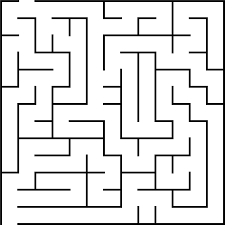
#> input picture img/maze.png, 225 x 225 px
$ python test_maze.py
#> lines starting #> are read from the running program, lines starting #| are printed output that depends on the picture; after the words box and inside, x2 and y2 are one past the last pixel; in counts of white or black regions, pixels touching at a corner belong together
#> further down, test_img is the input picture: shape (225, 225, 3); min 0, max 255, mean 225.5
### maze_solver/maze.py
from maze_solver.helpers import Vertex
import numpy as np
import heapq
import cv2

class Maze:
    def __init__(self, bgr_img, is_augmented=False):
        """
        Args:
            bgr_img (numpy matrix): Img matrix (bgr) read from cv2.imread. Can
                                    be original maze img or augmented with
                                    thick lines.
        """
        self.__img = bgr_img
        self.__is_augmented = is_augmented
        self.__row_size = bgr_img.shape[1]
        self.__col_size = bgr_img.shape[0]

        self.__path = []
        self.__start = ()
        self.__end = ()

        self.__mat = np.full((self.__row_size,self.__col_size), None)


    def get_shortest_path(self, start, end):
        """Get shortest connecting path using Dijkstra's Algorithm

        Args:
            start (tuple of int): (x,y) coordinate of start location
            end (tuple of int): (x,y) coordinate of end location

        Returns:
            list of tuples: Pixels (x,y) joining the path from start to end
        """
#> called with start = (9, 12), end = (213, 211)
        self.__reset_vertex_matrix()

        '''Below code fixes bug that arises due to augmentation of Maze
        img to get clear path from start to end. Due to augmentation, the start
        and end pixel rgb values may change from (255,255,255) to (0,0,0) and
        consequently a wrong path through maze boundaries may be calculated.
        '''
        if self.__is_augmented:
            strt = (start[1],start[0])
            stop = (end[1],end[0])

            self.__img[strt] = [255, 255, 255]
            self.__img[stop] = [255, 255, 255]

        self.__start = start
        self.__end = end
        start_x, start_y = start[0], start[1]
        end_x, end_y = end[0], end[1]

        self.__mat[start_x][start_y].dist = 0

        pq = [self.__mat[start_x][start_y]]

        while(len(pq) > 0):
            # Get the next least distanced node
            node = heapq.heappop(pq)

            # Nodes can get added to the priority queue multiple times. We only
            # process a vertex the first time we remove it from the
            # priority queue.
            if node.dist > self.__mat[node.x][node.y].dist:
                continue

            neighbours = self.__get_neighbours(node.x, node.y)

            for n_node in neighbours:
                new_dist = node.dist + self.__get_distance((node.y,node.x),
                                                        (n_node.y,n_node.x))

                # Only consider this new path if it's better than any path
                # we've already found.
                if new_dist < self.__mat[n_node.x][n_node.y].dist :
                    self.__mat[n_node.x][n_node.y].dist = new_dist
                    self.__mat[n_node.x][n_node.y].parent_x = node.x
                    self.__mat[n_node.x][n_node.y].parent_y = node.y

                    heapq.heappush(pq, self.__mat[n_node.x][n_node.y])


        path = [(end_x, end_y)]
        iter_v = self.__mat[end_x][end_y]
        while (iter_v.x, iter_v.y) != (start_x, start_y):
            path.append((iter_v.parent_x, iter_v.parent_y))
            iter_v = self.__mat[iter_v.parent_x][iter_v.parent_y]

        path.reverse()
        self.__path = path
        return path

    def __reset_vertex_matrix(self):
        """Reset the pixel vertex matrix
        """
        for row in range(self.__row_size):
            for col in range(self.__col_size):
                self.__mat[row][col] = Vertex(row, col)

    def __get_neighbours(self, row, col):
        """Get the adjacent neighbours of a pixel

        Args:
            row (int): x coordinate of the pixel
            col (int): y coordinate of the pixel

        Returns:
            list of Vertex: Neighbours of pixel at (row,col)
        """
        neighbours = []

        if row > 0:
            neighbours.append(self.__mat[row-1][col])
        if row < (self.__row_size-1) :
            neighbours.append(self.__mat[row+1][col])
        if col > 0 :
            neighbours.append(self.__mat[row][col-1])
        if col < (self.__col_size-1):
                neighbours.append(self.__mat[row][col+1])
        return neighbours

    def __get_distance(self,u,v):
        """Get distance between two pixels

        Args:
            u (tuple(int)): (y,x) coordinate of pixel u
            v (tuple(int)): (y,x) coordinate of pixel v

        Returns:
            distance (float): Distance between the pixels
        """
        dist = 0.1 \
                + (float(self.__img[v][0])-float(self.__img[u][0]))**2 \
                + (float(self.__img[v][1])-float(self.__img[u][1]))**2 \
                + (float(self.__img[v][2])-float(self.__img[u][2]))**2
        return dist

    def get_solution_image(self, alt_img=None, line_color=(255,0,0),
                            line_width=2):
        """Get image with path maze path drawn over it

        Args:
            alt_img (np.mat, optional): An alternate maze image, used to draw
            over the solution if augmented img was used to find the path.
            Defaults to None.
            line_color (tuple, optional): [description]. Defaults to (255,0,0).
            line_width (int, optional): [description]. Defaults to 2.

        Returns:
            [type]: [description]
        """
#> called with line_color = (255, 0, 0), line_width = 2
        x0, y0 = self.__path[0]
        if alt_img is None:
            sol_img = np.copy(self.__img)
        else:
            sol_img = np.copy(alt_img)

        for vertex in self.__path[1:]:
            x1,y1=vertex
            cv2.line(sol_img,(x0,y0),(x1,y1),line_color,line_width)
            x0,y0=vertex

        cv2.circle(sol_img, self.__start, radius=3,
                color=(0,255,0), thickness=-1)
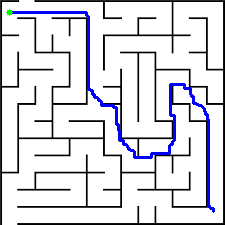
#> sol_img: shape (225, 225, 3); mean of channels 0, 1, 2 226.1, 218.3, 218.1; drawn as B, G, R
        cv2.circle(sol_img, self.__end, radius=3,
                color=(0,0,255), thickness=-1)
#> sol_img: shape (225, 225, 3); 0.06% of pixels changed, all inside (x1, y1, x2, y2) = (210, 208, 217, 215)

        return sol_img

### maze_solver/helpers.py
class Vertex:
    def __init__(self,x_coord,y_coord):
        self.x=x_coord
        self.y=y_coord
        self.dist=float('inf') #distance from source
        self.parent_x=-1
        self.parent_y=-1

    def __lt__(self, other):
        return self.dist < other.dist

### maze_solver/test_maze.py
import cv2
# from maze import Maze
from maze import Maze


maze_image = '../img/maze.png'

start = (9,12)
end = (213,211)

test = True

test_img = cv2.imread(maze_image)
if test:
    maze_solver = Maze(test_img)
    maze_solver.get_shortest_path(start=start, end=end)

    test_img = maze_solver.get_solution_image()

cv2.imshow('image',test_img)
cv2.waitKey(0)
cv2.destroyAllWindows()
